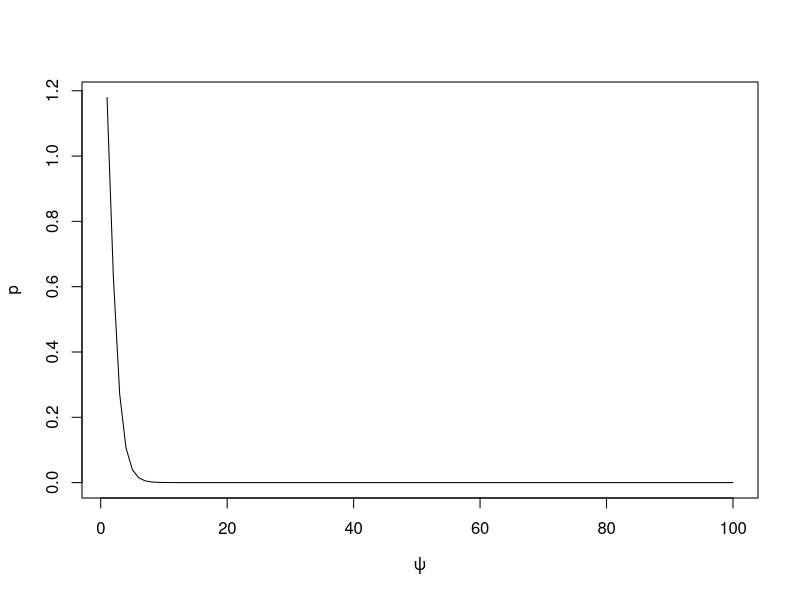
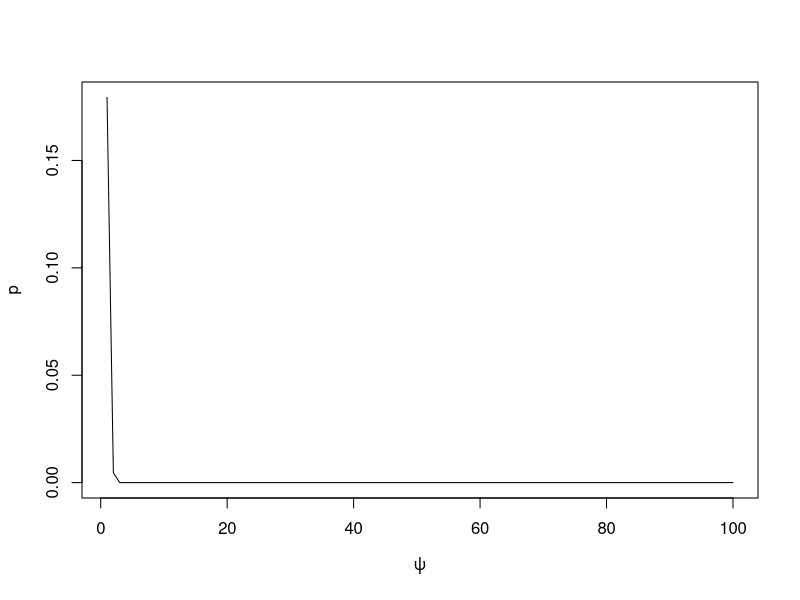
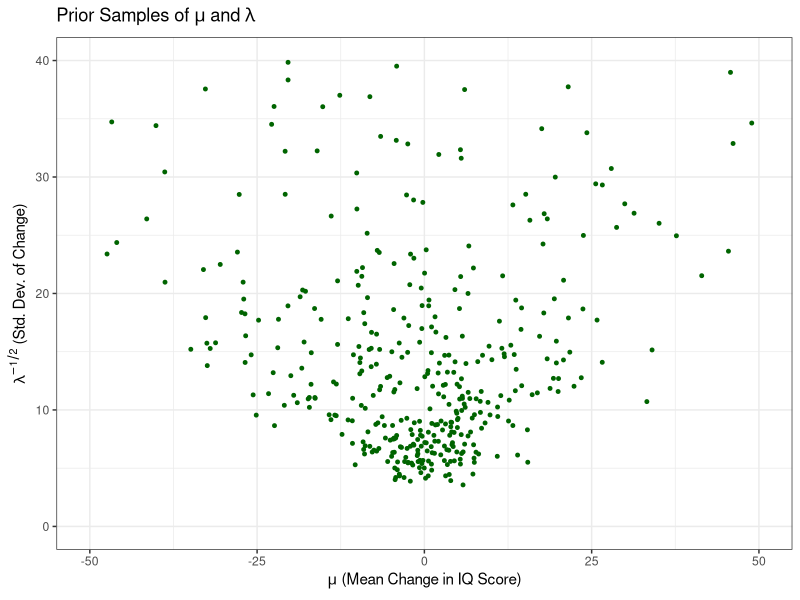

R code for these plots, in order:
## ---- chunk 1
rm(list=ls())

library(plyr)
library(ggplot2)
library(dplyr)
library(xtable)
library(reshape)

set.seed(123)
## ---- chunk 2
psi.sim <- seq(1, 100)

betaPsi = function(psi, alpha, beta) {
  output <- dbeta(exp(psi)/(1+exp(psi)), alpha + 1, beta + 1)
  return(output)
}
## ---- chunk 3
p <- apply(as.matrix(psi.sim),1,betaPsi,1,1)
plot(psi.sim, p, type = "l", xlab = expression(psi))
## ---- chunk 4
psi.sim <- seq(1, 100)

gammaPsi = function(psi, alpha, beta) {
  output <- dgamma(exp(psi), 1+alpha, beta)
  return(output)
}
## ---- chunk 5
p <- apply(as.matrix(psi.sim),1,gammaPsi,1,1)
plot(psi.sim, p, type = "l", xlab = expression(psi))
## ---- chunk 6
# spurters
x = c(18, 40, 15, 17, 20, 44, 38)
# control group
y = c(-4, 0, -19, 24, 19, 10, 5, 10,
      29, 13, -9, -8, 20, -1, 12, 21,
      -7, 14, 13, 20, 11, 16, 15, 27,
      23, 36, -33, 34, 13, 11, -19, 21,
      6, 25, 30,22, -28, 15, 26, -1, -2,
      43, 23, 22, 25, 16, 10, 29)

prior = data.frame(m = 0, c = 1, a = 0.5, b = 50)
findParam = function(prior, data){
  postParam = NULL
  c = prior$c
  m = prior$m
  a = prior$a
  b = prior$b
  n = length(data)
  postParam = data.frame(m = (c*m + n*mean(data))/(c + n), 
                c = c + n, 
                a = a + n/2, 
                b =  b + 0.5*(sum((data - mean(data))^2)) + 
                  (n*c *(mean(data)- m)^2)/(2*(c+n)))
  return(postParam)
}
postS = findParam(prior, x)
postC = findParam(prior, y)

## ---- chunk 7
# sampling from two posteriors 

# Number of posterior simulations
sim = 1000000

# initialize vectors to store samples
mus = NULL
lambdas = NULL
muc = NULL
lambdac = NULL

# Following formula from the NormalGamma with 
# the update paramaters accounted accounted for below 

lambdas = rgamma(sim, shape = postS$a, rate = postS$b)
lambdac = rgamma(sim, shape = postC$a, rate = postC$b)


mus = sapply(sqrt(1/(postS$c*lambdas)),rnorm, n = 1, mean = postS$m)
muc = sapply(sqrt(1/(postC$c*lambdac)),rnorm, n = 1, mean = postC$m)

# Store simulations
sim_means <- data.frame(mus = mus, muc = muc, diff = mus - muc)
sim_means$mus_greater = case_when(sim_means$diff > 0 ~ "yes",
                                  sim_means$diff <= 0 ~ "no")
head(sim_means)
## ---- chunk 8
counts <- sim_means %>%
  count(mus_greater)

c_mus_greater <- counts %>% 
  filter(mus_greater == "yes") %>% 
  pull(n)

c_mus_greater / sim
## ---- chunk 9
prior = data.frame(m = 0, c = 1, a = 0.5, b = 50)

# Number of prior simulations
sim2 = 500

# initialize vectors to store samples
mu_prior = NULL
lambda_prior = NULL

# Following formula from the NormalGamma 

lambda_prior = rgamma(sim2, shape = prior$a, rate = prior$b)

mu_prior = sapply(sqrt(1/(prior$c*lambda_prior)),rnorm, n = 1, mean = prior$m)

# Store simulations
prior_sim = data.frame(lambda = lambda_prior, mu = mu_prior)

prior_sim$lambda = prior_sim$lambda^{-0.5}

# Plot the simulations
ggplot(data = prior_sim, aes(x = mu, y = lambda)) +
  geom_point(size = 1, color = "dark green") + 
  xlim(-50, 50) +
  ylim(0, 40) +
  labs(x = expression(paste(mu, " (Mean Change in IQ Score)")),
       y = expression(paste(lambda^{-1/2}, " (Std. Dev. of Change)")))  + 
  ggtitle(expression(paste("Prior Samples of ", mu, " and ", lambda))) + 
  theme(plot.title = element_text(hjust = 0.5)) +
  theme_bw()
